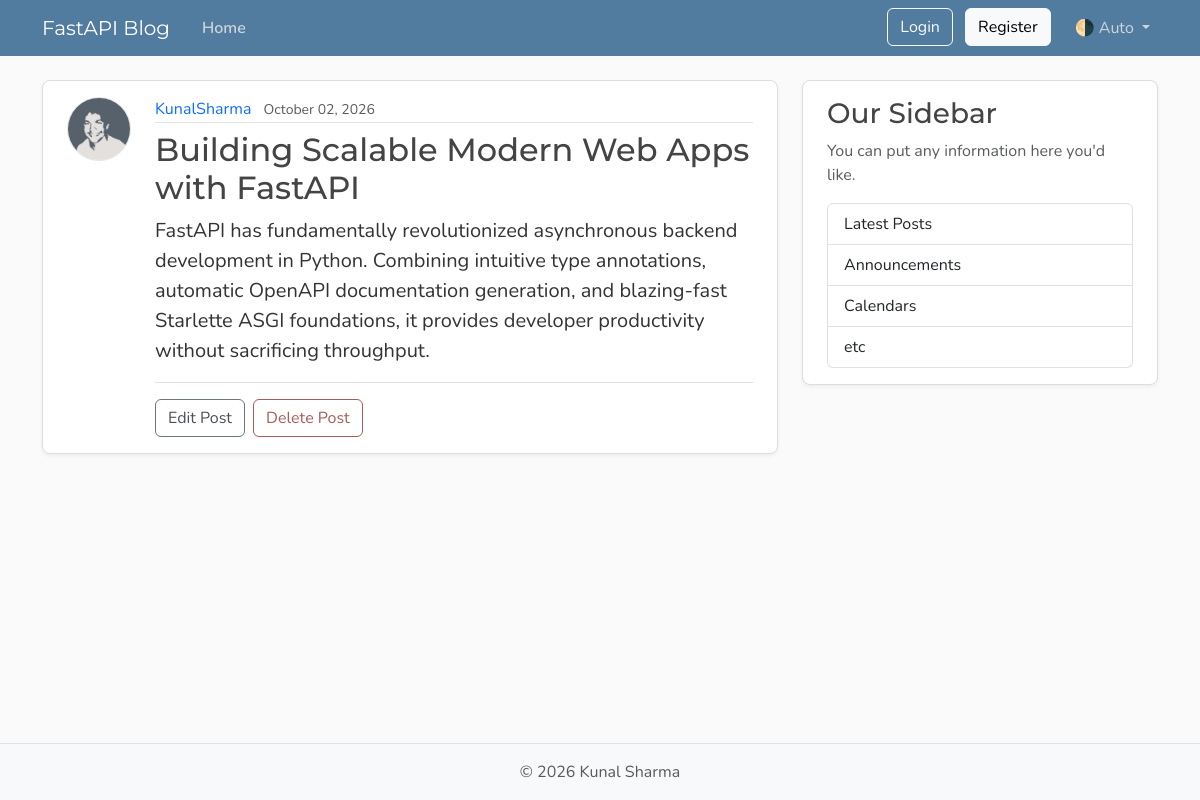
The app's page /posts/44 with its own data.
### model.py (models this page shows, shortened)
class User(Base):
    __tablename__ = "users"
    id : Mapped[int] = mapped_column(Integer , primary_key=True , index=True)
    username : Mapped[str] = mapped_column(String(50) , unique=True ,nullable=False)
    email : Mapped[str] = mapped_column(String , unique=True , nullable=False)
    password_hash: Mapped[str] = mapped_column(String(200), nullable=False)
    image_file: Mapped[str | None]= mapped_column(
        String(200),
        nullable=True,
        default=None,
    )
    posts:Mapped[list[Post]] =  relationship(
                                back_populates="author",
                                cascade="all ,delete-orphan"
                                )
    reset_tokens: Mapped[list[PasswordResetToken]] = relationship(
    back_populates="user",
    cascade="all, delete-orphan",)

class Post(Base):
    __tablename__ = "posts"
    id: Mapped[int] = mapped_column(Integer, primary_key=True , index = True)
    title : Mapped[str] = mapped_column(String , nullable=False)
    content: Mapped[str] = mapped_column(TEXT , nullable=False)
    user_id: Mapped[int] = mapped_column(
        ForeignKey("users.id"),
        index=True,
        nullable=False )
    date_posted : Mapped[datetime] = mapped_column(
    DATETIME(timezone = True),
    default= lambda :datetime.now(UTC),
    )
    author : Mapped[User] = relationship(back_populates="posts")

### main.py (the view)
@app.get("/posts/{post_id}", name = "post_page")
async def post_page(request : Request , post_id: int , db : Annotated[AsyncSession , Depends(get_db)]):
    result = await  db.execute(select(model.Post).options(selectinload(model.Post.author)).where(model.Post.id == post_id))
    post = result.scalars().first()
    if post:
        title = post.title[:50]
        return templates.TemplateResponse(
            request,
            "post.html",
            {"post":post, "title":title}
        )
    raise HTTPException(
        status_code=status.HTTP_404_NOT_FOUND,
        detail= "Post not found"
    )

### templates/post.html (shortened to what this page needs)
{% extends "layout.html" %}
{% block content %}
    <article class="content-section py-3 px-4 mb-4">
        <div class="d-flex align-items-start gap-4">
            <img class="rounded-circle article-img flex-shrink-0"
                 src="{{ post.author.image_path }}"
                 alt="{{ post.author.username }}'s profile picture"
                 width="64"
                 height="64"
                 loading="lazy">
            <div class="flex-grow-1">
                <div class="article-metadata mb-2">
                    <a class="me-2"
                       href="{{ url_for ("user_posts", user_id=post.author.id ) }}">{{ post.author.username }}</a>
                    <small class="text-body-secondary">{{ post.date_posted.strftime("%B %d, %Y") }}</small>
                </div>
                <h2 class="article-title">{{ post.title }}</h2>
                <p class="article-content">{{ post.content }}</p>
                {% if post.user_id == 1 %}
                    <div class="post-actions mt-3 pt-3 border-top">
                        <button type="button"
                                class="btn btn-outline-secondary me-1"
                                data-bs-toggle="modal"
                                data-bs-target="#editModal">Edit Post</button>
                        <button type="button"
                                class="btn btn-outline-danger"
                                data-bs-toggle="modal"
                                data-bs-target="#deleteModal">Delete Post</button>
                    </div>
                {% endif %}
            </div>
        </div>
    </article>
{% endblock content %}

### static/css/main.css (style rules this page uses)
:root { --font-heading: "Montserrat", system-ui, -apple-system, BlinkMacSystemFont, sans-serif; --font-body: "Nunito", system-ui, -apple-system, BlinkMacSystemFont, sans-serif; --color-bg-body: #fafafa; --color-bg-content: #ffffff; --color-text-primary: #333333; --color-text-heading: #444444; --color-steel: #527c9f; --color-nav-link: #cbd5db; --color-nav-link-hover: #ffffff; --color-link-hover: #428bca; --color-border: #dddddd; --color-border-light: #e3e3e3; --spacing-xl: 5rem; --article-img-size: 4rem; --account-img-size: 7.813rem; }
body { font-family: var(--font-body); background: var(--color-bg-body); color: var(--color-text-primary); }
h1, h2, h3, h4, h5, h6 { font-family: var(--font-heading); color: var(--color-text-heading); }
a { text-decoration: none; }
.content-section { background: var(--color-bg-content); border: 1px solid var(--color-border); border-radius: 0.5rem; box-shadow: 0 2px 4px rgba(15, 23, 42, 0.05); transition: box-shadow 0.15s ease, transform 0.15s ease, border-color 0.15s ease; }
.article-title { color: var(--color-text-heading); transition: color 0.2s ease-in-out; }
.article-content { white-space: pre-line; font-size: 1.25rem; }
.article-img { height: var(--article-img-size); width: var(--article-img-size); flex-shrink: 0; object-fit: cover; border: 1px solid var(--color-border-light); box-shadow: 0 0 0 2px var(--color-bg-content); }
.article-metadata { padding-bottom: 0.063rem; border-bottom: 1px solid var(--color-border-light); }
.article-metadata a { transition: color 0.2s ease-in-out; }
.btn-outline-secondary { --bs-btn-color: #495057; --bs-btn-border-color: #6c757d; --bs-btn-hover-color: #fff; --bs-btn-hover-bg: #5a6268; --bs-btn-hover-border-color: #545b62; --bs-btn-active-color: #fff; --bs-btn-active-bg: #545b62; --bs-btn-active-border-color: #4e555b; }
.btn-outline-danger { --bs-btn-color: #a85b5b; --bs-btn-border-color: #a85b5b; --bs-btn-hover-color: #fff; --bs-btn-hover-bg: #924e4e; --bs-btn-hover-border-color: #874848; --bs-btn-active-color: #fff; --bs-btn-active-bg: #874848; --bs-btn-active-border-color: #7c4242; }

### records on screen
User: author.image_path (picture), author.username "KunalSharma"
Post: date_posted "October 02, 2026", title "Building Scalable Modern Web Apps with FastAPI", content "FastAPI has fundamentally revolutionized asynchronous backend development in Python. Combining intuitive type annotations, automatic OpenAPI documentation generation, and blazing-fast Starlette ASGI foundations, it provides developer productivity without sacrificing throughput."
